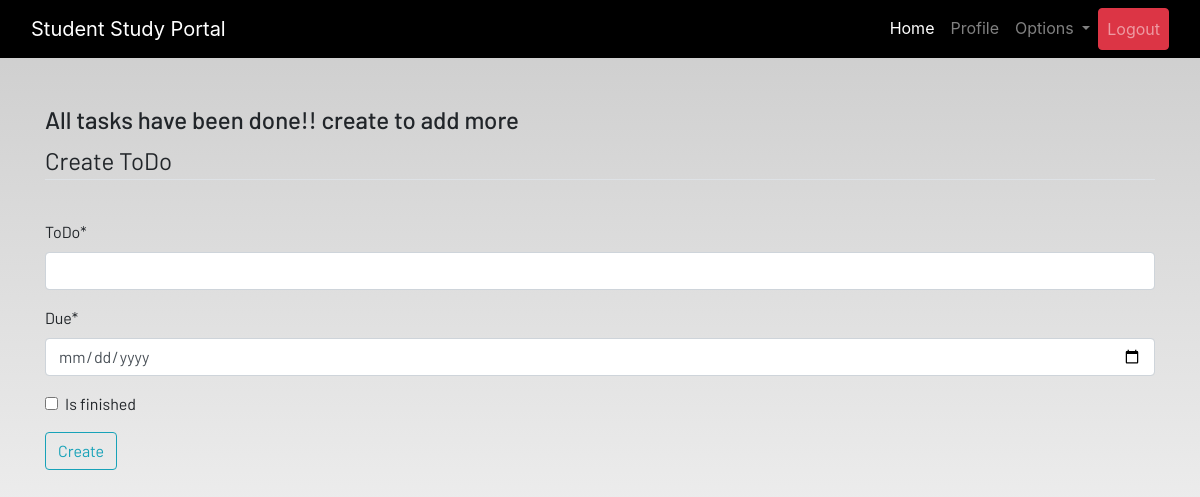
The page /todo (signed in) on the database as committed earlier.
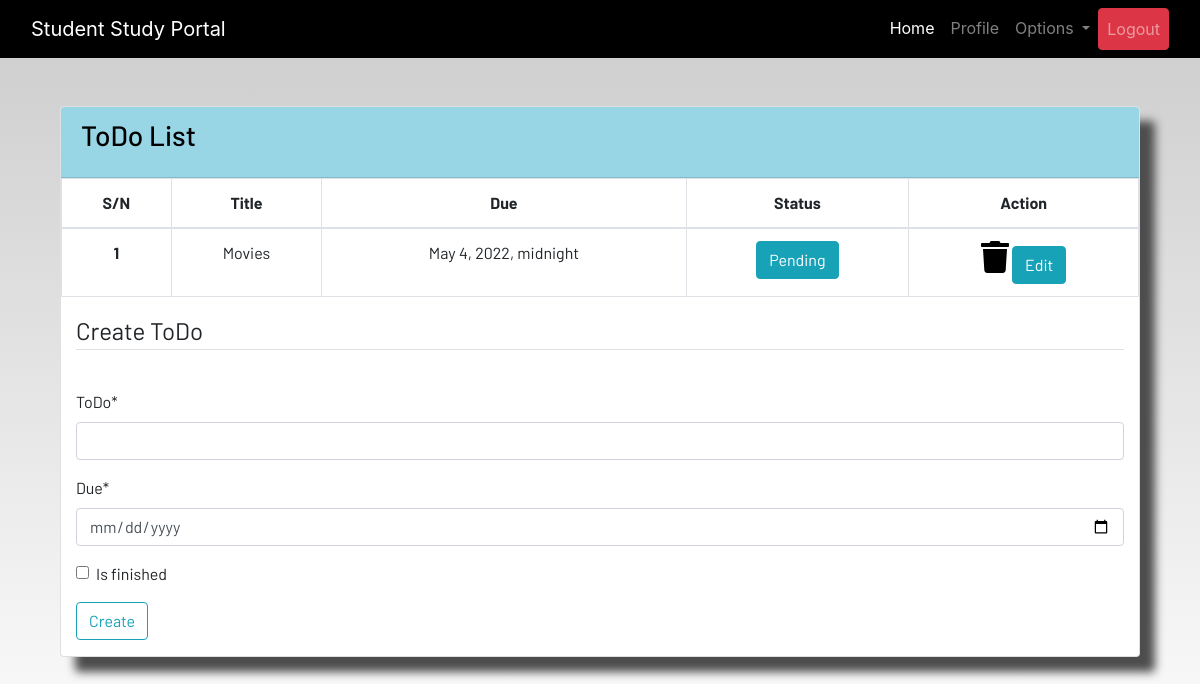
The same page on the database as committed later.
### dashboard/models.py (models this page shows, shortened)
class ToDo(models.Model):
    user = models.ForeignKey(User, on_delete=models.CASCADE)
    title = models.CharField(_('ToDo'),max_length=100)
    due = models.DateTimeField()
    is_finished = models.BooleanField(default=False)
    class Meta:
        verbose_name = "ToDo"
        verbose_name_plural = "ToDo"

### dashboard/views.py (the view)
# urls.py: path('todo', views.todo, name='todo'),
@login_required
def todo(request):
    if request.method == "POST":
        form = ToDoForm(request.POST)
        if form.is_valid():
            try:
                finished = request.POST['is_finished']
                if finished == 'on':
                    finished = True
                else:
                    finished = False
            except:
                finished = False
            todo = ToDo(
                user=request.user,
                title=request.POST['title'],
                due=request.POST['due'],
                is_finished=finished
            )
            todo.save()
            messages.success(request, 'The ToDo "{}" was added successfully'.format(todo.title))
            return redirect('todo')
    else:
        form = ToDoForm()
    todo = ToDo.objects.filter(user=request.user)
    if len(todo) == 0:
        todo_done = True
    else:
        todo_done = False
    data = {'todos':todo, 'todo_done':todo_done, 'form':form}
    return render(request, 'dashboard/todo.html', data)

### dashboard/forms.py
class ToDoForm(forms.ModelForm):
    class Meta:
        model = ToDo
        widgets = {'due':DateInput()}
        fields = ['title','due','is_finished']

### dashboard/templates/dashboard/todo.html (shortened to what this page needs)
{% extends 'dashboard/base.html' %}
{% load static %}
{% load crispy_forms_tags %}
{% block content %}
<div class="container">
    {% if not todo_done %}
    <section class="content">
        <div class="container-fluid">
            <div class="row">
                <div class="col-md-12">
                    <div class="card">
                        <div class="card-header">
                            <h3 class="card-title">ToDo List</h3>
                        </div>
                        <div class="card-body table-responsive p-0">
                            <table class="table table-hover text-nowrap table-bordered">
                                <thead style="text-align:center">
                                    <tr>
                                        <th scope="col">S/N</th>
                                        <th scope="col">Title</th>
                                        <th scope="col">Due</th>
                                        <th scope="col">Status</th>
                                        <th scope="col">Action</th>
                                    </tr>
                                </thead>
                                <tbody style="text-align: center;">
                                    {% for todo in todos %}
                                    <tr>
                                        <th scope="row">{{forloop.counter}}</th>
                                        <td>{{todo.title}}</td>
                                        <td>{{todo.due}}</td>
                                        <td>
                                            <div>
                                                {% if todo.is_finished == True %}
                                                <button class="btn btn-success">Done</button>
                                                {% else %}
                                                <button class="btn btn-info">Pending</button>
                                                {% endif %}
                                            </div>
                                        </td>
                                        <td>
                                            <a href="{% url 'delete-todo' todo.id %}"><i
                                                    class="fa fa-trash fa-2x"></i></a>
                                            <button class="btn btn-info">Edit</button>
                                        </td>
                                    </tr>
                                    {% endfor %}
                                </tbody>
                            </table>
                            {% else %}
                            <h4>All tasks have been done!! create to add more</h4>
                            {% endif %}
                        </div>
                        <div class=" container">
                            <form method="POST">
                                <fieldset class="form-group">
                                    <legend class="border-bottom mb-4">Create ToDo</legend>
                                </fieldset>
                                {{form|crispy}}
                                <div class="form-group">
                                    <button href="" class="btn btn-outline-info" type="submit">
                                        Create
                                    </button>
                                </div>
                            </form>
                        </div>
                    </div>
                </div>
            </div>
        </div>
    </section>
    <br>
</div>
{% endblock content %}

Rows that differ between the two databases and show on the page:
added ToDo: title "Movies", due "May 4, 2022, midnight", is_finished "Pending"
Other text that changed with them:
text no longer shown: "All tasks have been done!! create to add more"
text now shown: "ToDo List S/N Title Due Status Action"
